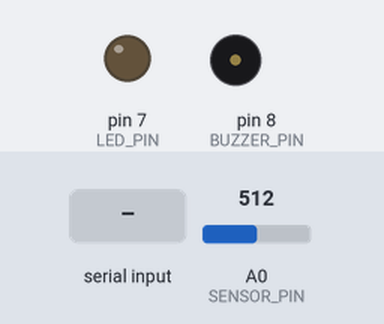
Simulated run of this sketch. Board: Arduino Uno, built with avr-gcc and run on an emulated ATmega328P. Shown: output pins drawn as LEDs (lit = HIGH), buzzer (waves = sounding, pin HIGH). The inputs (shaded band) are chosen by the test bench; at power-on: A0 (SENSOR_PIN) = 512. What the sketch prints to the serial monitor is not drawn.

Above: at 1.2 s.
1.3 s: "1" received over Serial
At 2.5 s:
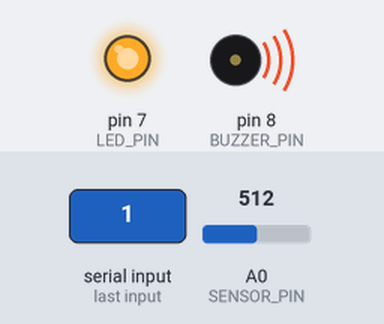
2.8 s: "0" received over Serial
At 3.8 s:
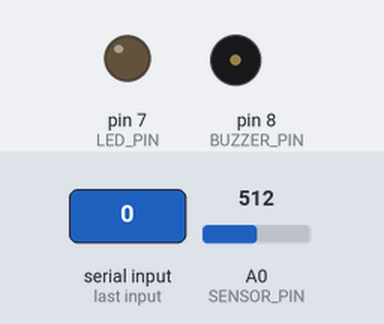
Timing chart, 0 to 5.8 s (numbered marks = the images above; inputs shaded):
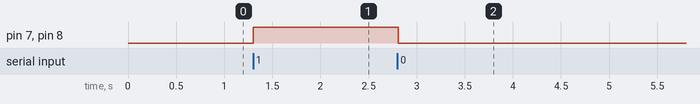

The sketch:

temp_monitor.ino
```cpp
const int SENSOR_PIN = A0;
const int BUZZER_PIN = 8;
const int LED_PIN    = 7;

void setup() {
  Serial.begin(9600);
  pinMode(BUZZER_PIN, OUTPUT);
  pinMode(LED_PIN, OUTPUT);
}

void loop() {
  Serial.println(analogRead(SENSOR_PIN));   // e.g. "48" + CR/LF
  while (Serial.available() > 0) {
    char c = Serial.read();
    if (c == '1') { digitalWrite(BUZZER_PIN, HIGH); digitalWrite(LED_PIN, HIGH); }
    if (c == '0') { digitalWrite(BUZZER_PIN, LOW);  digitalWrite(LED_PIN, LOW);  }
  }
  delay(100);   // about 10 samples per second
}
```

Measured:
- after the input at 1.3 s, pin 7 (LED_PIN), pin 8 (BUZZER_PIN): LOW → HIGH at once
- after the input at 2.8 s, pin 7 (LED_PIN), pin 8 (BUZZER_PIN): HIGH → LOW at once
